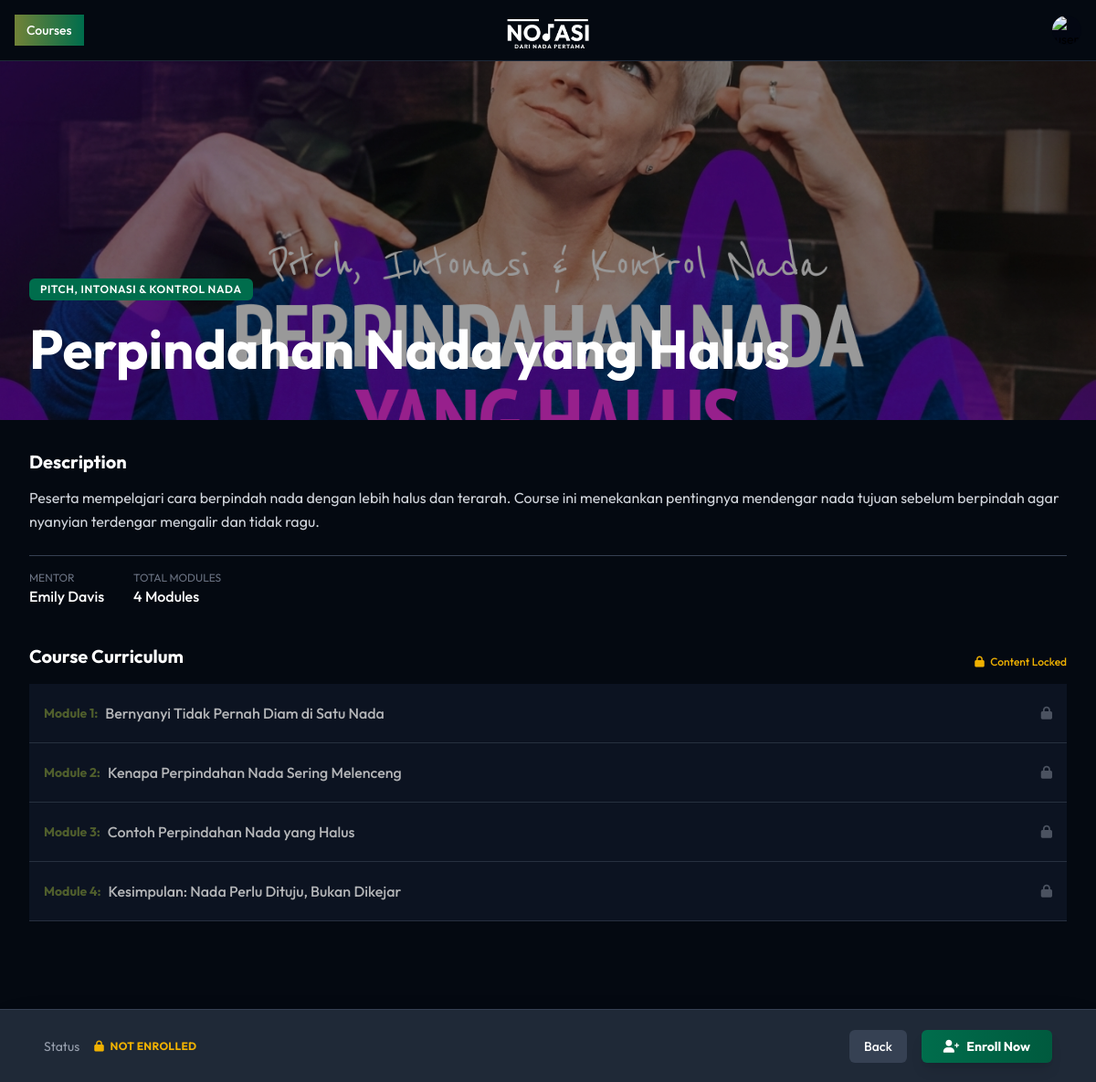
The page /course-detail.php?id_course=29 (signed in) on the database its author committed.
### tables this page shows
CREATE TABLE `tb_courses` (
  `id_course` int NOT NULL AUTO_INCREMENT,
  `id_mentor` int DEFAULT NULL,
  `title` varchar(255) DEFAULT NULL,
  `category` enum('Menemukan Dasar Suaramu','Pernapasan & Kontrol Udara','Pitch, Intonasi & Kontrol Nada','Dinamika, Artikulasi & Rasa Bernyanyi') DEFAULT NULL,
  `desc` text,
  `thumbnail` text,
  `status` enum('Draft','Published') DEFAULT NULL,
  `created_at` timestamp NULL DEFAULT NULL,
  PRIMARY KEY (`id_course`),
  KEY `id_mentor` (`id_mentor`),
  CONSTRAINT `tb_courses_ibfk_1` FOREIGN KEY (`id_mentor`) REFERENCES `tb_user` (`id_user`)
);

CREATE TABLE `tb_user` (
  `id_user` int NOT NULL AUTO_INCREMENT,
  `name` varchar(255) DEFAULT NULL,
  `username` varchar(75) DEFAULT NULL,
  `passwd` varchar(255) DEFAULT NULL,
  `email` varchar(255) DEFAULT NULL,
  `role` enum('Admin','Mentor','Student') DEFAULT NULL,
  `foto` text,
  `created_at` timestamp NULL DEFAULT NULL,
  PRIMARY KEY (`id_user`)
);

CREATE TABLE `tb_modules` (
  `id_modules` int NOT NULL AUTO_INCREMENT,
  `id_course` int DEFAULT NULL,
  `title` varchar(255) DEFAULT NULL,
  `content_url` text,
  `content_body` text,
  `order` int DEFAULT NULL,
  PRIMARY KEY (`id_modules`)
);

### course-detail.php (the view, shortened to what this page needs)
<!DOCTYPE html>
<html lang="en">
<head>
    <link href="src/output.css" rel="stylesheet">
    <link rel="stylesheet" href="https://cdnjs.cloudflare.com/ajax/libs/font-awesome/6.0.0/css/all.min.css">
    <?php
        include 'config/koneksi.php';
        $id_course = $_GET['id_course'];
        $queryCourse = mysqli_query($conn, "SELECT c.*, u.name as mentor_name
                                            FROM db_notasi.tb_courses c
                                            JOIN db_notasi.tb_user u ON c.id_mentor = u.id_user
                                            WHERE c.id_course = '$id_course'");
        $course = mysqli_fetch_assoc($queryCourse);
        $queryModules = mysqli_query($conn, "SELECT * FROM db_notasi.tb_modules WHERE id_course = '$id_course' ORDER BY `order` ASC");
        $is_enrolled = false;
        $is_logged_in = isset($_SESSION['id_user']);
    ?>
</head>
<body class="dark bg-main-blue font-sans">
    <?php include 'include/navbar.php'; ?>
    <main class="pt-15 pb-32">
        <div class="relative w-full h-[400px] overflow-hidden">
            <div class="absolute inset-0 bg-black/40"></div>
            <div class="absolute inset-0 bg-gradient-to-t from-main-blue via-main-blue/80 to-transparent"></div>
            <div class="absolute bottom-0 left-0 w-full p-8 max-w-screen-xl mx-auto">
                <span class="inline-block px-3 py-1 mb-4 text-xs font-semibold tracking-wider text-white uppercase bg-[#006D4C] rounded-md">
                    <?php echo htmlspecialchars($course['category']); ?>
                </span>
                <h1 class="text-4xl md:text-6xl font-bold text-white mb-2 leading-tight">
                    <?php echo htmlspecialchars($course['title']); ?>
                </h1>
            </div>
        </div>
        <div class="max-w-screen-xl mx-auto px-4 md:px-8 mt-8">
            <div class="mb-10">
                <h3 class="text-xl font-bold text-white mb-3">Description</h3>
                <p class="text-gray-300 text-md leading-relaxed max-w-6xl">
                    <?php echo nl2br(htmlspecialchars($course['desc'])); ?>
                </p>
                <div class="flex gap-8 mt-6 border-t border-gray-700 pt-4">
                    <div>
                        <span class="block text-xs text-gray-500 uppercase">Mentor</span>
                        <span class="text-white font-medium"><?php echo htmlspecialchars($course['mentor_name']); ?></span>
                    </div>
                    <div>
                        <span class="block text-xs text-gray-500 uppercase">Total Modules</span>
                        <span class="text-white font-medium"><?php echo mysqli_num_rows($queryModules); ?> Modules</span>
                    </div>
                </div>
            </div>
            <div class="mb-12">
                <div class="flex justify-between items-end mb-4">
                    <h3 class="text-xl font-bold text-white">Course Curriculum</h3>
                    <?php if(!$is_enrolled): ?>
                        <span class="text-xs text-yellow-500 font-medium"><i class="fa-solid fa-lock mr-1"></i> Content Locked</span>
                    <?php endif; ?>
                </div>
                <div id="accordion-flush" data-accordion="collapse" data-active-classes="bg-gray-800 text-white" data-inactive-classes="text-gray-400">
                    <?php
                    if(mysqli_num_rows($queryModules) > 0) {
                        $i = 1;
                        while($mod = mysqli_fetch_assoc($queryModules)) {
                            $headerId = "accordion-flush-heading-" . $i;
                            $bodyId = "accordion-flush-body-" . $i;
                            $targetAttr = $is_enrolled ? "data-accordion-target='#$bodyId'" : "";
                            $cursorClass = $is_enrolled ? "cursor-pointer hover:bg-gray-800" : "cursor-locked bg-gray-900";
                            $icon = $is_enrolled ? '<svg data-accordion-icon class="w-3 h-3 rotate-180 shrink-0" aria-hidden="true" xmlns="http://www.w3.org/2000/svg" fill="none" viewBox="0 0 10 6"><path stroke="currentColor" stroke-linecap="round" stroke-linejoin="round" stroke-width="2" d="M9 5 5 1 1 5"/></svg>' : '<i class="fa-solid fa-lock text-gray-500 text-sm"></i>';
                    ?>
                        <h2 id="<?php echo $headerId; ?>">
                            <button type="button" class="flex items-center justify-between w-full py-5 font-medium rtl:text-right border-b border-gray-700 gap-3 px-4 transition-colors <?php echo $cursorClass; ?> text-gray-400" <?php echo $targetAttr; ?> aria-expanded="false" aria-controls="<?php echo $bodyId; ?>">
                                <span class="text-left flex items-center">
                                    <span class="text-[#708238] font-bold mr-2 text-sm">Module <?php echo $mod['order']; ?>:</span>
                                    <span class="text-white"><?php echo htmlspecialchars($mod['title']); ?></span>
                                </span>
                                <?php echo $icon; ?>
                            </button>
                        </h2>
                    <?php
                            $i++;
                        }
                    } else {
                        echo '<p class="text-gray-400 italic">No modules available.</p>';
                    }
                    ?>
                </div>
            </div>
        </div>
    </main>
    <div class="fixed bottom-0 left-0 z-50 w-full h-20 bg-[#1f2937] border-t border-gray-700 flex items-center justify-between px-4 md:px-12 shadow-2xl">
        <div class="flex items-center">
            <span class="text-gray-400 text-xs md:text-sm mr-4 hidden md:block">Status</span>
            <span class="text-white text-xs font-bold uppercase tracking-wide">
                <?php echo $is_enrolled ? '<span class="text-green-400"><i class="fa-solid fa-check-circle mr-1"></i> Enrolled</span>' : '<span class="text-yellow-500"><i class="fa-solid fa-lock mr-1"></i> Not Enrolled</span>'; ?>
            </span>
        </div>
        <div class="flex gap-4">
            <a href="course.php" class="px-4 py-2 text-sm font-medium text-white bg-gray-700 hover:bg-gray-600 rounded-md transition-colors flex items-center">
                Back
            </a>
            <?php if(!$is_logged_in): ?>
                <a href="login.php" class="px-6 py-2 text-sm font-bold text-white bg-gradient-to-r from-blue-600 to-blue-700 hover:from-blue-500 hover:to-blue-600 rounded-md shadow-lg transform hover:scale-105 transition-all flex items-center">
                    <i class="fa-solid fa-right-to-bracket mr-2"></i> Login to Enroll
                </a>
            <?php else: ?>
                <form action="proses/prosesQuery.php" method="POST">
                    <button type="submit" class="px-6 py-2 text-sm font-bold text-white bg-gradient-to-r from-[#006D4C] to-[#005a3e] hover:from-[#00855c] hover:to-[#006D4C] rounded-md shadow-lg transform hover:scale-105 transition-all flex items-center">
                        <i class="fa-solid fa-user-plus mr-2"></i> Enroll Now
                    </button>
                </form>
            <?php endif; ?>
        </div>
    </div>
</body>
</html>

### course-detail.php (style rules this page uses)
.cursor-locked { cursor: not-allowed; opacity: 0.7; }

### rows shown on the page
tb_courses: category "PITCH, INTONASI & KONTROL NADA", title "Perpindahan Nada yang Halus", desc "Peserta mempelajari cara berpindah nada dengan lebih halus dan terarah. Course ini menekankan pentingnya mendengar nada tujuan sebelum berpindah agar nyanyian terdengar mengalir dan tidak ragu.", id_mentor.name "Emily Davis"
tb_modules: order "1", title "Bernyanyi Tidak Pernah Diam di Satu Nada"
tb_modules: order "2", title "Kenapa Perpindahan Nada Sering Melenceng"
tb_modules: order "3", title "Contoh Perpindahan Nada yang Halus"
tb_modules: order "4", title "Kesimpulan: Nada Perlu Dituju, Bukan Dikejar"

### other values the page prints
mysqli_num_rows($queryModules) "4"
